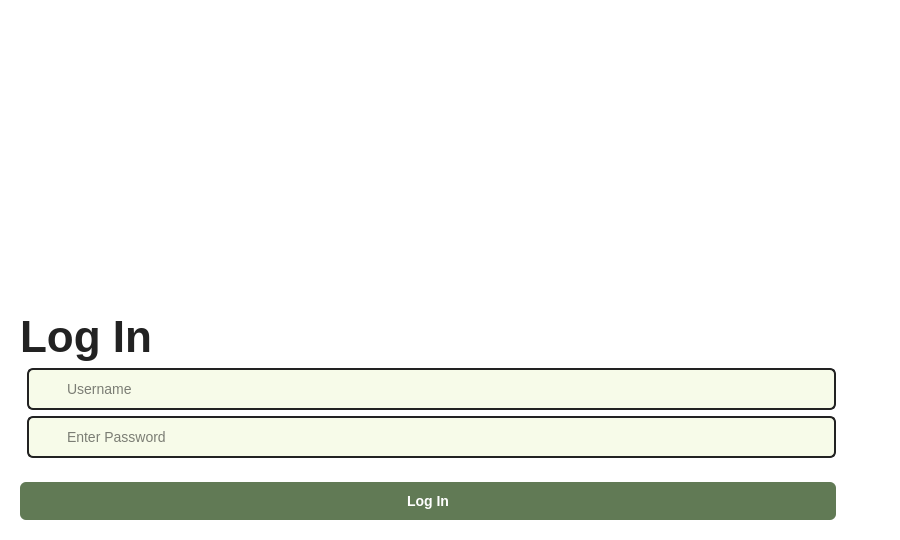
<?xml version="1.0" encoding="UTF-8"?>
<ui version="4.0">
 <class>LoginPage</class>
 <widget class="QWidget" name="LoginPage">
  <property name="geometry">
   <rect>
    <x>0</x>
    <y>0</y>
    <width>900</width>
    <height>540</height>
   </rect>
  </property>
  <property name="windowTitle">
   <string>Log In</string>
  </property>
  <property name="styleSheet">
   <string notr="true">
QWidget {
    background-color: #fff;
    font-family: Arial;
}
QLabel#titleLabel {
    font-size: 44px;
    font-weight: 500;
    color: #222;
}
QLineEdit {
    border: 2px solid #222;
    border-radius: 6px;
    font-size: 14px;
    padding: 10px 10px 10px 36px;
    background-color: #f7fbe9;
}
QPushButton {
    background-color: #617A55;
    color: #fff;
    font-size: 13px;
    font-family: Arial;
    border-radius: 6px;
    height: 36px;
}
QPushButton#btnLogin {
    min-height: 38px;
    font-weight: bold;
    font-size: 14px;
    margin-top: 18px;
}
QPushButton:hover {
    background-color: #4A5F40;
}
   </string>
  </property>
  <layout class="QHBoxLayout" name="mainHLayout">
   <item>
    <!-- Left Side: Form -->
    <widget class="QWidget" name="formWidget" native="true">
     <layout class="QVBoxLayout" name="formVLayout">
      <property name="alignment">
       <set>Qt::AlignTop|Qt::AlignLeft</set>
      </property>
      <item>
       <spacer name="topSpacer">
        <property name="orientation">
         <enum>Qt::Vertical</enum>
        </property>
        <property name="sizeHint" stdset="0">
         <size>
          <width>20</width>
          <height>40</height>
         </size>
        </property>
       </spacer>
      </item>
      <item>
       <widget class="QLabel" name="titleLabel">
        <property name="text">
         <string>Log In</string>
        </property>
        <property name="objectName">
         <string>titleLabel</string>
        </property>
        <property name="alignment">
         <set>Qt::AlignLeft|Qt::AlignVCenter</set>
        </property>
        <property name="minimumHeight">
         <number>48</number>
        </property>
       </widget>
      </item>
      <item>
       <!-- Username -->
       <widget class="QWidget" name="userWidget" native="true">
        <layout class="QHBoxLayout" name="userHLayout">
         <property name="spacing">
          <number>0</number>
         </property>
         <property name="margin">
          <number>0</number>
         </property>
         <item>
          <widget class="QLabel" name="iconUser">
           <property name="minimumWidth">
            <number>32</number>
           </property>
           <property name="alignment">
            <set>Qt::AlignCenter</set>
           </property>
           <property name="pixmap">
            <pixmap>../assets/icon_user.png</pixmap>
           </property>
          </widget>
         </item>
         <item>
          <widget class="QLineEdit" name="lineUsername">
           <property name="placeholderText">
            <string>Username</string>
           </property>
           <property name="minimumHeight">
            <number>36</number>
           </property>
          </widget>
         </item>
        </layout>
       </widget>
      </item>
      <item>
       <!-- Password -->
       <widget class="QWidget" name="passwordWidget" native="true">
        <layout class="QHBoxLayout" name="passwordHLayout">
         <property name="spacing">
          <number>0</number>
         </property>
         <property name="margin">
          <number>0</number>
         </property>
         <item>
          <widget class="QLabel" name="iconPassword">
           <property name="minimumWidth">
            <number>32</number>
           </property>
           <property name="alignment">
            <set>Qt::AlignCenter</set>
           </property>
           <property name="pixmap">
            <pixmap>../assets/icon_lock.png</pixmap>
           </property>
          </widget>
         </item>
         <item>
          <widget class="QLineEdit" name="linePassword">
           <property name="placeholderText">
            <string>Enter Password</string>
           </property>
           <property name="minimumHeight">
            <number>36</number>
           </property>
           <property name="echoMode">
            <enum>QLineEdit::Password</enum>
           </property>
          </widget>
         </item>
        </layout>
       </widget>
      </item>
      <item>
       <widget class="QPushButton" name="btnLogin">
        <property name="text">
         <string>Log In</string>
        </property>
        <property name="minimumHeight">
         <number>38</number>
        </property>
       </widget>
      </item>
     </layout>
    </widget>
   </item>
   <item>
    <!-- Right Side: Illustration -->
    <widget class="QWidget" name="illustrationWidget" native="true">
     <layout class="QVBoxLayout" name="illustrationVLayout">
      <item>
       <spacer name="topSpacer2">
        <property name="orientation">
         <enum>Qt::Vertical</enum>
        </property>
        <property name="sizeHint" stdset="0">
         <size>
          <width>20</width>
          <height>40</height>
         </size>
        </property>
       </spacer>
      </item>
      <item>
       <widget class="QLabel" name="illustrationLabel">
        <property name="alignment">
         <set>Qt::AlignCenter</set>
        </property>
        <property name="pixmap">
         <pixmap>../assets/login_illustration.png</pixmap>
        </property>
       </widget>
      </item>
     </layout>
    </widget>
   </item>
  </layout>
 </widget>
 <resources/>
 <connections/>
</ui>
